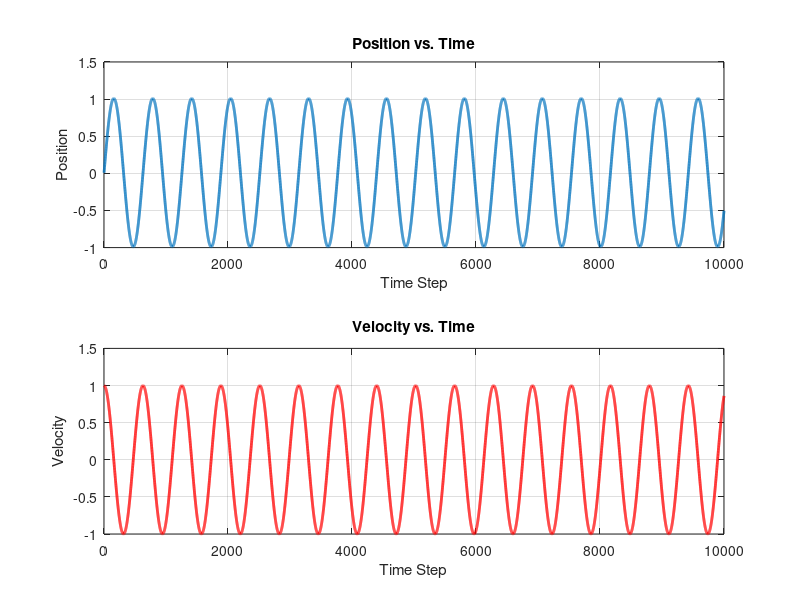

MATLAB code for this plot:
% real sinusoidal system

% Real-life system simulation

% Initial conditions
position = 0;
velocity = 1;
std = [0.1, 0.1]; % gaussian noise stds for (position, velocity)

% Create single particle
p = [position, velocity]; 

dt = 0.01; % time-track
num_steps = 10000; % Define the number of simulation steps
 


% Storage for plotting
positions = zeros(num_steps, 1);
velocities = zeros(num_steps, 1);
time = 1:num_steps;

% we use t to keep track of the current step
t = 0; 

for j = 1:num_steps

    a = -sin(t); 

    % propogate model
    A = [1, dt; 0, 1];       % A
    B = [0, dt];             % control input


    % Update state
    p = (A * p')' + B * a;
    
    % Store values for plotting
    positions(j) = p(1); % x
    velocities(j) = p(2); % v

    t = t + dt; 
end


% Save for future output
save('positions.mat', 'positions'); 
save('velocities.mat', "velocities")

% Plot results
figure;

subplot(2,1,1); % First subplot: Position over time
plot(time, positions, '-', 'LineWidth', 2);
xlabel('Time Step');
ylabel('Position');
title('Position vs. Time');
grid on;

subplot(2,1,2); % Second subplot: Velocity over time
plot(time, velocities, '-', 'LineWidth', 2, 'Color', 'r');
xlabel('Time Step');
ylabel('Velocity');
title('Velocity vs. Time');
grid on;